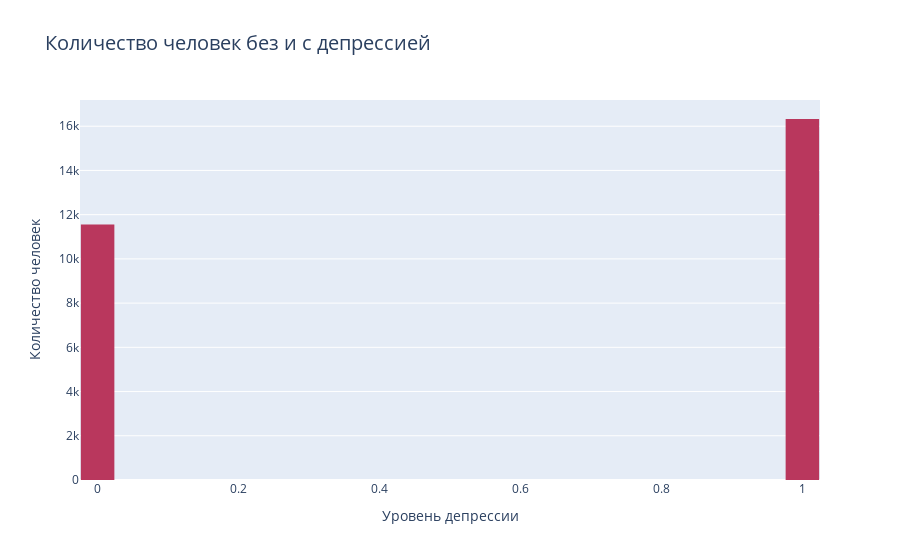

Notebook code cell kept with this figure:
### Markdown cell above
**1) Построим график распределения депрессии**

### Code cell
fig = px.histogram(df,
    x="Depression",
    nbins=30,                
    opacity=1,
    color_discrete_sequence=[color],
    title="Количество человек без и с депрессией"
)
fig.update_layout(
    title_font=dict(size=20),
    font=dict(size=12),
    bargap=0.05,
    xaxis_title="Уровень депрессии",
    yaxis_title="Количество человек"
)
fig.show()

### Figure 1 — Plotly figure (JSON) as saved in the notebook; plotly's stock layout.template omitted (floating-point values rounded to 4 significant figures; data arrays with more than 128 entries replaced by an {"elided": "..."} marker saying what was removed)
{"data": [{"bingroup": "x", "hovertemplate": "Depression=%{x}<br>count=%{y}<extra></extra>", "legendgroup": "", "marker": {"color": "#B9375D", "opacity": 1, "pattern": {"shape": ""}}, "name": "", "nbinsx": 30, "orientation": "v", "showlegend": false, "type": "histogram", "x": {"elided": "27883 int values"}, "xaxis": "x", "yaxis": "y"}], "layout": {"bargap": 0.05, "barmode": "relative", "font": {"size": 12}, "legend": {"tracegroupgap": 0}, "title": {"font": {"size": 20}, "text": "Количество человек без и с депрессией"}, "xaxis": {"anchor": "y", "domain": [0, 1], "title": {"text": "Уровень депрессии"}}, "yaxis": {"anchor": "x", "domain": [0, 1], "title": {"text": "Количество человек"}}}}
